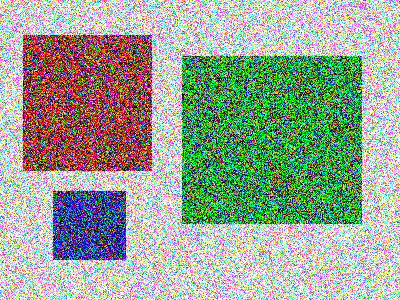
//> input picture FiltraggioSpaziale1/Correlation&Convolution/pic2.png, 400 x 300 px
$ ./main pic2.png   (built with g++ and OpenCV 4)
//> lines starting //> are read from the running program, lines starting //| are printed output that depends on the picture
### FiltraggioSpaziale1/Correlation&Convolution/filtered2.cpp
#include <iostream>
#include <opencv4/opencv2/opencv.hpp>

using namespace cv;


uchar filtered2(Mat pad, Mat mask, int off_X, int off_Y) {
    float value = 0.0;
    for(int x = 0; x < mask.rows; x++) {
        for(int y = 0; y < mask.cols; y++) {
            value += mask.at<float>(x, y)*pad.at<uchar>(off_X-x, off_Y-y);
        }
    }
    return uchar(value);
}

### FiltraggioSpaziale1/Correlation&Convolution/convolution.cpp
/**
 * Algoritmo di CONVOLUZIONE, senza uso del filter2d()
*/

#include <iostream>
#include <opencv4/opencv2/opencv.hpp>
#include "filtered2.cpp"

using namespace cv;

/**
 * Per poter appliccare il filtro, dobbiamo aggiungere il padding.
 *
 * L’ampiezza del bordo è calcolata come il numero di colonne (o righe) diviso 2, che sarà approssimato per difetto.
 * Infatti se ho una mask 3x3 dovrò aggiungere 1 riga per ogni lato (3/2=1) dell’immagine,
 * per una mask 5x5 dovrò aggiungere 2 righe per ogni lato (5/2=2), ecc.
 *
 * Il doppio ciclo for si occuperà solo di scorrere sugli elementi della matrice che vogliamo restituire.
 * Ad ogni posizione (i,j) richiamerà la funzione filteredValue() il quale restituirà il valore calcolato,
 * e a cui passeremo la matrice col padding, la maschera, e i due indici
*/

Mat convolution(const Mat& imageInput, const Mat& mask) {
    Mat tmp;
    rotate(mask, tmp, ROTATE_180);

    Mat imageOutput(imageInput.rows, imageInput.cols, imageInput.type());
    Mat pad;

    int border = mask.rows/2;

    copyMakeBorder(imageInput, pad, border, border, border, border, BORDER_DEFAULT);

    for(int x = 0; x < imageOutput.rows; x++) {
        for(int y = 0; y < imageOutput.cols; y++) {
            imageOutput.at<uchar>(x, y) = filtered2(pad, tmp, x, y);
        }
    }

    return imageOutput;
}

### FiltraggioSpaziale1/Correlation&Convolution/filtered.cpp
#include <iostream>
#include <opencv4/opencv2/opencv.hpp>

using namespace cv;

/**
 * value=0 conterrà il valore finale che verrà restituito.
 * Sebbene dovremo restituire un valore uchar, le operazioni sono di tipo float (abbiamo numeri con la virgola)
 *
 * il doppio ciclo for si occuperà di effetturare la somma dei prodotti (elemento per elemento)
 * della maschera con un intorno (pad) dim*dim dell’immagine con il padding.
 *
 * Notiamo 2 cose
 *  1. gli elementi di mask sono di tipo float;
 *  2. gli elementi di "pad" hanno un OFFSET, con il quale stabiliamo l’intorno.
 *
 * Ad es, se stessimo calcolando il pixel(0,2), allora: offx = 0, offy = 2.
 * Ovviamente l’intorno di cui teniamo conto è quello del padding.
 *
 * N.b stiamo facendo la doppia sommatoria di w(s, t)*f(x+s, y+t)
 * dove w è il filtro/maschera e f e l'immagine
*/

uchar filtered(Mat pad, Mat mask, int off_X, int off_Y) {
    float value = 0.0;
    for(int x = 0; x < mask.rows; x++) {
        for(int y = 0; y < mask.cols; y++) {
            value += mask.at<float>(x, y)*pad.at<uchar>(x+off_X, y+off_Y);
        }
    }
    return uchar(value);
}

### FiltraggioSpaziale1/Correlation&Convolution/correlation.cpp
/**
 * Algoritmo di correlazione, senza uso del filter2d()
*/

#include <iostream>
#include <opencv4/opencv2/opencv.hpp>
#include "filtered.cpp"

using namespace cv;

/**
 * Per poter appliccare il filtro, dobbiamo aggiungere il padding.
 *
 * L’ampiezza del bordo è calcolata come il numero di colonne (o righe) diviso 2, che sarà approssimato per difetto.
 * Infatti se ho una mask 3x3 dovrò aggiungere 1 riga per ogni lato (3/2=1) dell’immagine,
 * per una mask 5x5 dovrò aggiungere 2 righe per ogni lato (5/2=2), ecc.
 *
 * Il doppio ciclo for si occuperà solo di scorrere sugli elementi della matrice che vogliamo restituire.
 * Ad ogni posizione (i,j) richiamerà la funzione filteredValue() il quale restituirà il valore calcolato,
 * e a cui passeremo la matrice col padding, la maschera, e i due indici
*/

Mat correlation(const Mat& imageInput, const Mat& mask) {
    Mat imageOutput(imageInput.rows, imageInput.cols, imageInput.type());
    Mat pad;

    int border = imageInput.rows/2;

    copyMakeBorder(imageInput, pad, border, border, border, border, BORDER_DEFAULT);

    for(int x = 0; x < imageOutput.rows; x++) {
        for(int y = 0; y < imageOutput.cols; y++) {
            imageOutput.at<uchar>(x, y) = filtered(pad, mask, x, y);
        }
    }

    return imageOutput;
}

### FiltraggioSpaziale1/Correlation&Convolution/main.cpp
/**
 * Algoritmo di correlazione, senza uso del filter2d()
*/

#include <opencv4/opencv2/opencv.hpp>
#include <iostream>

#include "correlation.cpp"
#include "convolution.cpp"

using namespace std;
using namespace cv;

/**
* |1 2 1|
* |2 4 2| -> la somma di questo filtro è 16, quindi dobbiamo dividere ogni valore per 16
* |1 2 1|
*
*  1/16 -> 1/16.
*  2/16 -> 1/8.
*  4/16 -> 1/4.
*/

int main(int argc, char**argv) {
    if(argc < 2) {
        cout << "Error, using " << argv[0] << " image name" << endl;
        exit(0);
    }

    Mat image = imread(string(argv[1]), IMREAD_GRAYSCALE);
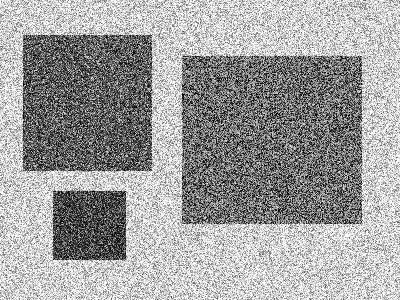
//> image: 300 rows x 400 cols, CV_8UC1; min 0, max 255, mean 159.1

    if(image.empty()) {
        cout << "Errore apertura immagine" << endl;
        exit(0);
    }

    //filtro media
    Mat filtroMedia = (Mat_<float>(3,3) << 1/16.0, 1/8.0, 1/16.0,
									       1/8.0,  1/4.0, 1/8.0,
										   1/16.0, 1/8.0, 1/16.0);
    Mat filter2Dimg;
    filter2D(image, filter2Dimg, image.type(), filtroMedia);
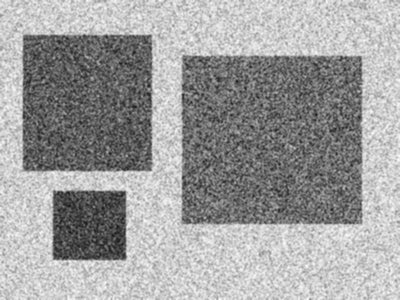
//> filter2Dimg: 300 rows x 400 cols, CV_8UC1; min 24, max 251, mean 159.1

    Mat corrImg = correlation(image, filtroMedia);
//> in correlation, `copyMakeBorder(imageInput, pad, border, border, border, border, BORDER..`:
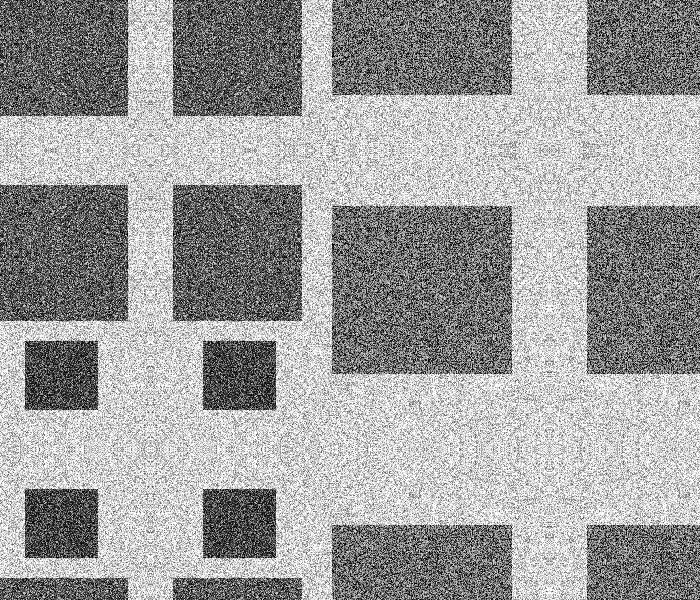
//> pad: 600 rows x 700 cols, CV_8UC1; min 0, max 255, mean 157.5
//> after the loop in correlation, `for(int x = 0; x < imageOutput.rows; x++)`:
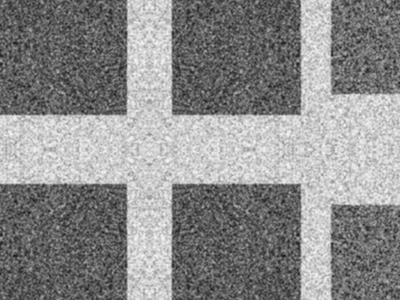
//> imageOutput: 300 rows x 400 cols, CV_8UC1; min 29, max 248, mean 139.1
    Mat convImg = convolution(image, filtroMedia);
//> in convolution, `copyMakeBorder(imageInput, pad, border, border, border, border, BORDER..`:
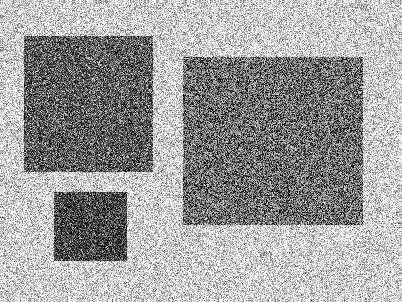
//> pad: 302 rows x 402 cols, CV_8UC1; min 0, max 255, mean 159.7
//> after the loop in convolution, `for(int x = 0; x < imageOutput.rows; x++)`:
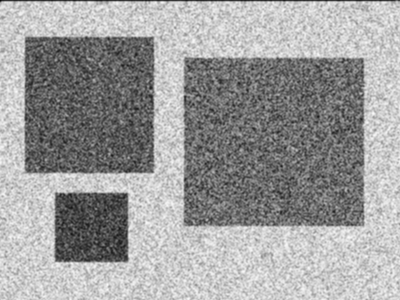
//> imageOutput: 300 rows x 400 cols, CV_8UC1; min 7, max 250, mean 158

    imshow("original", image);
    waitKey(0);
    imshow("filter2D", filter2Dimg);
    waitKey(0);
    imshow("correlazione", corrImg);
    waitKey(0);
    imshow("convoluzione", convImg);
    waitKey(0);

    return 0;
}
